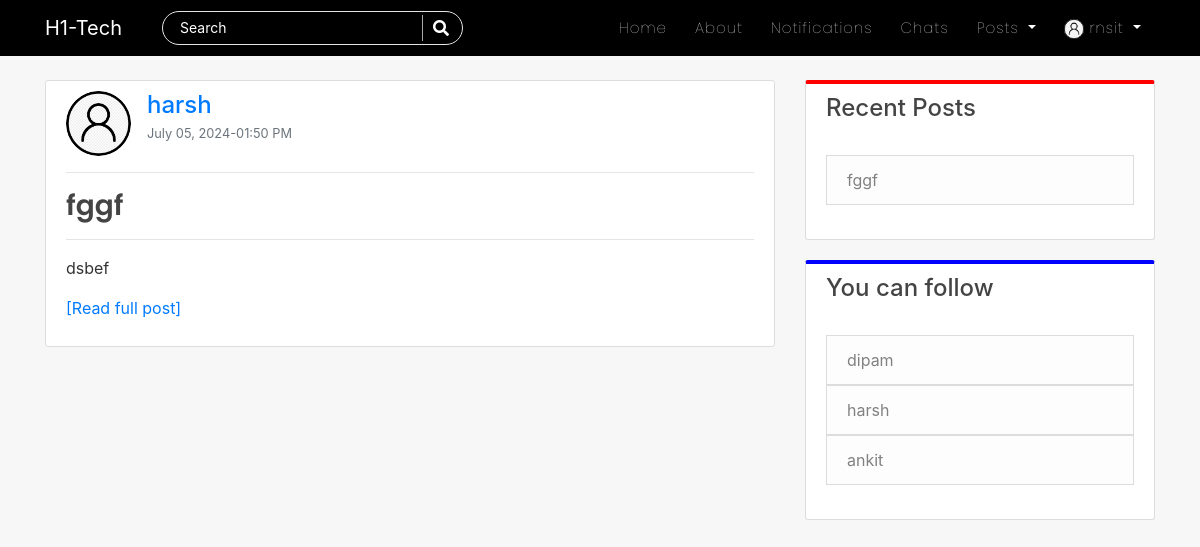
Screenshot of /home/ (signed in) with the database file from the repository.
### users/models.py (models this page shows, shortened)
class Profile(models.Model):
    user = models.OneToOneField(User, on_delete=models.CASCADE)
    is_online = models.BooleanField(default=False)
    following = models.ManyToManyField(User, related_name="following", blank=True)
    friends = models.ManyToManyField(User, related_name='my_friends', blank=True)
    bio = models.CharField(default="",blank=True,null=True,max_length=350)
    date_of_birth = models.CharField(blank=True,max_length=150)
    updated = models.DateTimeField(auto_now=True)
    created = models.DateTimeField(auto_now_add=True)
    image = models.ImageField(default='default.jpg', upload_to='profile_pics',blank=True, null=True)

### blog/models.py (models this page shows, shortened)
class Post(models.Model):
    title = models.CharField(max_length=150)
    content = RichTextField(blank=True, null=True)
    date_posted = models.DateTimeField(default=timezone.now)
    date_updated = models.DateTimeField(auto_now=True)
    author = models.ForeignKey(User, on_delete=models.CASCADE)
    likes = models.ManyToManyField(User, related_name="blogpost", blank=True)
    saves = models.ManyToManyField(User, related_name="blogsave", blank=True)

### blog/views.py (the view)
# urls.py: path('home/', PostListView.as_view(), name='blog-home'),
class PostListView(ListView):
    model = Post
    template_name = 'blog/home.html'
    context_object_name = 'posts'
    ordering = ['-date_posted']
    paginate_by = 5
    def get_context_data(self, *args,**kwargs):
        context = super(PostListView, self).get_context_data()
        users = list(User.objects.exclude(pk=self.request.user.pk))
        if len(users) > 3:
            cnt = 3
        else:
            cnt = len(users)
        random_users = random.sample(users, cnt)
        context['random_users'] = random_users
        return context

### blog/templates/blog/home.html (shortened to what this page needs)
{% extends "blog/base.html" %}
{% block content %}
<div class="col-md-8">
    {% for post in posts %}
    <article class="content-section" style="overflow: auto; ">
      <div class="media">
          <img class="rounded-circle article-img " src="{{post.author.profile.image.url}}" alt="image">
          <div class="media-body">
              <p class="mb-0">
                <a class="mr-2 h4" href="{% url 'profile-detail-view' post.author.pk %}">{{ post.author }}</a>
              </p>
              <small class="text-muted">{{ post.date_posted|date:"F d, Y-h:i A" }}</small>
          </div>
      </div>
      <hr>
      <h3><a class="article-title" href="{% url 'post-detail' post.id %}">{{ post.title }}</a></h3>
      <hr>
      <p class="article-content">{{ post.content|safe|linebreaks|truncatewords_html:"20" }}<a href="{% url 'post-detail' post.id %}">[Read full post]</a></p>
    </article>
    {% endfor %}
</div>
<div class="col-md-4">
  <div class="content-section" style="border-top: 4px solid red;">
      <h4>Recent Posts</h4>
      <br>
          <ul class="list-group">
              {% if posts.0 %}
                <a href="{% url 'post-detail' posts.0.pk %}"><li class="list-group-item list-group-item-light">{{ posts.0.title }}</li></a>
              {% endif %}
          </ul>
          <br>
  </div>
  <div class="content-section " style="border-top: 4px solid blue;">
    <h4>You can follow</h4>
    <br>
        <ul class="list-group">
          {% for user in random_users %}
            <a href="{% url 'profile-detail-view' user.pk %}"><li class="list-group-item list-group-item-light">{{ user.username }}</li></a>
          {% endfor %}
        </ul>
        <br>
  </div>
</div>
{% endblock %}

### blog/templates/blog/navbar.html (shortened to what this page needs)
<nav class="navbar navbar-expand-lg navbar-dark bg-steel fixed-top">
    <div class="container">
      <a class="navbar-brand mr-4 pr-3" href="/">H1-Tech</a>
      <div class="collapse navbar-collapse" id="navbarToggle">
        <div class="navbar-nav mr-auto">
          <div id="searchbar" >
            <form method="GET" action="/search">
              <input required name="query" id="search" type="text" placeholder="Search">
              <button class="search-btn" type="submit"><i class="fas fa-search"></i></button>
            </form>
          </div>
        </div>
        <div class="navbar-nav">
          <a class="nav-item nav-link" href="{% url 'blog-home' %}">Home</a>
          <a class="nav-item nav-link" href="{% url 'blog-about' %}">About</a>
          {% if user.is_authenticated %}
          <a class="nav-item nav-link" href="{% url 'show-notifications' %}">Notifications</a>
          <a class="nav-item nav-link" href="{% url 'room-enroll' %}">Chats</a>
          <div class="dropdown">
            <a class="dropdown-toggle nav-link" href="#" role="button" id="dropdownMenuLink1" data-toggle="dropdown" aria-haspopup="true" aria-expanded="false">
              Posts
            </a>
          </div>
          {% endif %}
          {% if user.is_authenticated %}
            <div class="dropdown">
              <a class="dropdown-toggle nav-link" href="#" role="button" id="dropdownMenuLink2" data-toggle="dropdown" aria-haspopup="true" aria-expanded="false">
                <img class="rounded-circle" style="height: 20px; width: 20px;" src="{{user.profile.image.url}}" alt="">&nbsp;{{user|truncatechars:"10"}}
              </a>
            </div>
          {% else %}
            <a class="nav-item nav-link" href="{% url 'account_login' %}">Login</a>
            <a class="nav-item nav-link" href="{% url 'register' %}">Register</a>
          {% endif %}
        </div>
      </div>
    </div>
</nav>

### blog/static/blog/main.css (style rules this page uses)
body { background: #f7f7f7; color: #333333; margin-top: 5rem; scroll-behavior: smooth; }
h1, h2, h3, h4, h5, h6 { color: #444444; }
ul { margin: 0; }
.bg-steel { background: black; }
.site-header .navbar-nav .nav-link { color: #ffffff; font-family:'Poppins'; font-weight: 100; margin: 0px 6px; font-size: 15px; letter-spacing: 1px; }
.content-section { background: #ffffff; padding: 10px 20px; border: 1px solid #dddddd; border-radius: 3px; margin-bottom: 20px; }
.article-title { color: #444444; font-family: 'poppins'; font-weight: 600; }
.article-content { white-space: pre-line; }
.article-img { height: 65px; width: 65px; margin-right: 16px; }
#searchbar form { width: auto; display: flex; flex-direction: row; border-radius: 50px; padding: 3px 15px; background-color: transparent; border: 1px solid #e4e4e4; margin-right: 10px; }
#searchbar form input::placeholder { color: #fff; font-size: 14px; }
#searchbar form input { border: none; outline: none; color: #fff; font-size: 15px; flex: 1; background-color:transparent; }
.search-btn { color:#fff; border: none; width: 25px; padding-left: 10px; border-left: 1px solid rgba(202, 202, 202, 0.829); outline: none; background-color: transparent; }
.search-btn i { font-size: 16px; }

### rows the page displays
Post: author.profile.image (placeholder picture), author "harsh", date_posted "July 05, 2024-01:50 PM", title "fggf", content "dsbef"

### other values shown
{{ user|truncatechars:"10" }} "rnsit"
{{ user.username }} "dipam"
{{ user.username }} "harsh"
{{ user.username }} "ankit"
